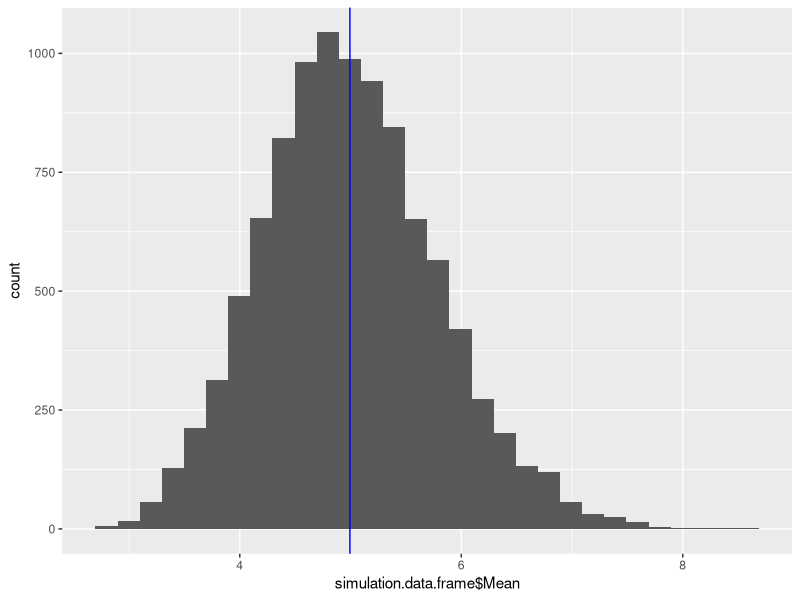
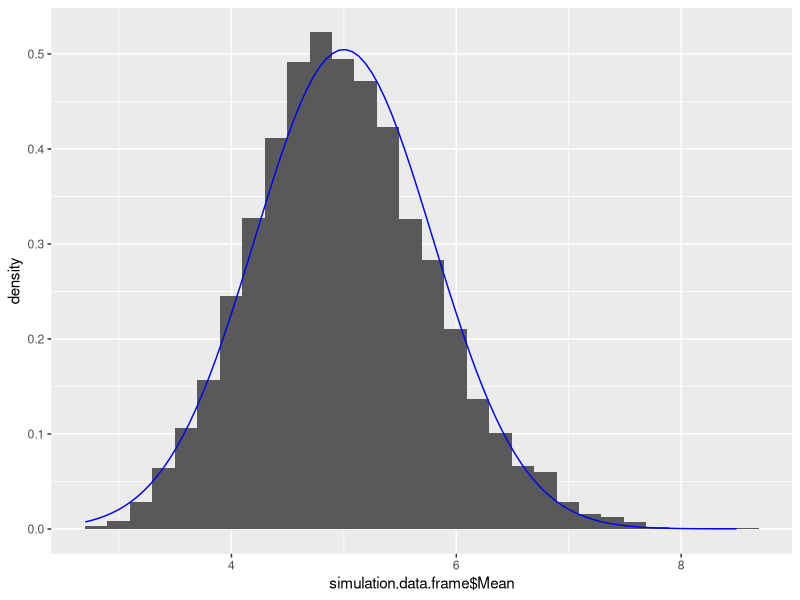
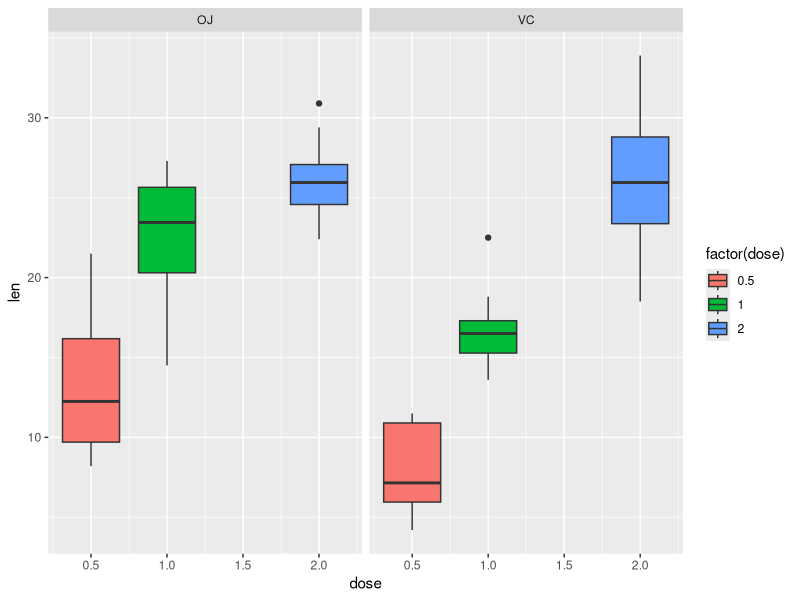

Write the R code that produced these figures, in order.
## ---- chunk 1
setwd("C:\\Users\\kcaj2\\Desktop\\Coursera\\Statistical Inference")
library(ggplot2)

## ---- chunk 2
lambda = 0.2 ##lambda, the rate parameter, explains both the mean (1/lambda) and the standard deviation (also 1/lambda)
n = 40 ##n is the number of observations we will observe
simulations = 10000 ##simulations is how many simulations we will run on n observations.


simulation.data.frame <- data.frame()

for(i in 1:simulations){
    rexpdata <-rexp(n,lambda)
    simulation.data.frame[i,1] <- mean(rexpdata)
    simulation.data.frame[i,2] <- sd(rexpdata)
    i=i+1
}
## ---- chunk 3
colnames(simulation.data.frame) <- c("Mean","Standard Deviation")
## ---- chunk 4

head(simulation.data.frame)
## ---- chunk 5
xbar <- mean(simulation.data.frame$Mean) ##sample mean of all our simulations.
mu <- 1/lambda ##Theoretical mean as defined in the Exponential Distribution.

writeLines(paste("Sample mean: \t\t", xbar,"\nTheoretical mean:\t", mu))
## ---- chunk 6
ggplot(data = simulation.data.frame, aes(simulation.data.frame$Mean)) + 
    geom_histogram(bins = 30) + 
    geom_vline(xintercept = xbar, colour = "blue")

## ---- chunk 7
s <- sd(simulation.data.frame$Mean) ##sample standard deviation of our means.
sigma <- (1/lambda)/sqrt(n) ##theoretical standard deviation as defined in the Exponential Distribution.


writeLines(paste("Sample std. dev:\t\t\t", s,"\nTheoretical std. dev:\t", sigma))
## ---- chunk 8
ggplot(data = simulation.data.frame, aes(simulation.data.frame$Mean)) + 
    geom_histogram(aes(y = ..density..),bins = 30) + 
    stat_function(fun = dnorm, colour = "blue", args = list(mean=mu, sd=sigma))

## ---- chunk 9
library(datasets)
summary(ToothGrowth)
## ---- chunk 10
ggplot(data = ToothGrowth, aes(x = dose, y = len)) +
    geom_boxplot(aes(fill = factor(dose)))+
    facet_grid(~supp)

## ---- chunk 11
with(ToothGrowth, tapply(len,dose,mean))

## ---- chunk 12
xbar.t.test <- mean(ToothGrowth$len[ToothGrowth$dose==2.0]-ToothGrowth$len[ToothGrowth$dose==1.0])
s.t.test <- sd(ToothGrowth$len[ToothGrowth$dose==2.0]-ToothGrowth$len[ToothGrowth$dose==1.0])
n <- length(ToothGrowth$len[ToothGrowth$dose==2.0]-ToothGrowth$len[ToothGrowth$dose==1.0])
Ha <- 0 ##alternative hypothesis

(xbar.t.test-Ha)/(s.t.test/sqrt(n))
qt(0.975,df = n-1) ##0.975 because two sided test

## ---- chunk 13

with(ToothGrowth, tapply(len,supp,mean))
## ---- chunk 14
t.test(len~supp,data = ToothGrowth)

